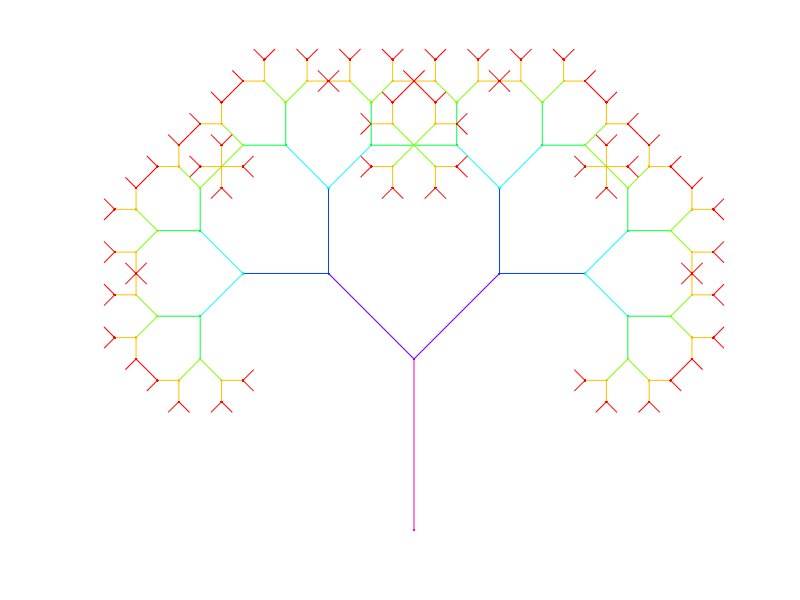

This chart was generated by the following MATLAB code:
function pytree2
% Pythagoras tree using recursion.
global COLORMAP
n = 8;
COLORMAP = hsv(n);
theta = pi/4;
sca1=sin(theta);
sca2=cos(theta);
tree(0,0,theta,sca1,sca2,[0 1],1,n);
axis equal off 
set(gcf,'color',[1 1 1]);
return

function tree(x,y,theta,sca1,sca2,points,len,n)
global COLORMAP
if n > 0
    line([x x+points(1)],[y y+points(2)],'color',COLORMAP(n,:));
    line(x(1),y(1),'marker','.','color',COLORMAP(n,:));
    
    [xc yc] = pol2cart(theta,len*sca1);
    tree(x+points(1),y+points(2),theta-pi/4,sca1,sca2,[xc yc],len*sca1,n-1);
    
    [xc yc] = pol2cart(pi/2+theta,len*sca2);
    tree(x+points(1),y+points(2),theta+pi/4,sca1,sca2,[xc yc],len*sca2,n-1);
end
return

function [xx,yy]=trans2d(x,y,tx,ty,phi,xr,yr)
% 2d transformation
% [xd,yd] = transform2d(x,y,tx,ty,phi,xr,yr)
xx = x.*cos(phi)-y.*sin(phi)+xr.*(1-cos(phi))+yr.*sin(phi)+tx;
yy = x.*sin(phi)+y.*cos(phi)+yr.*(1-cos(phi))-xr.*sin(phi)+ty;
return